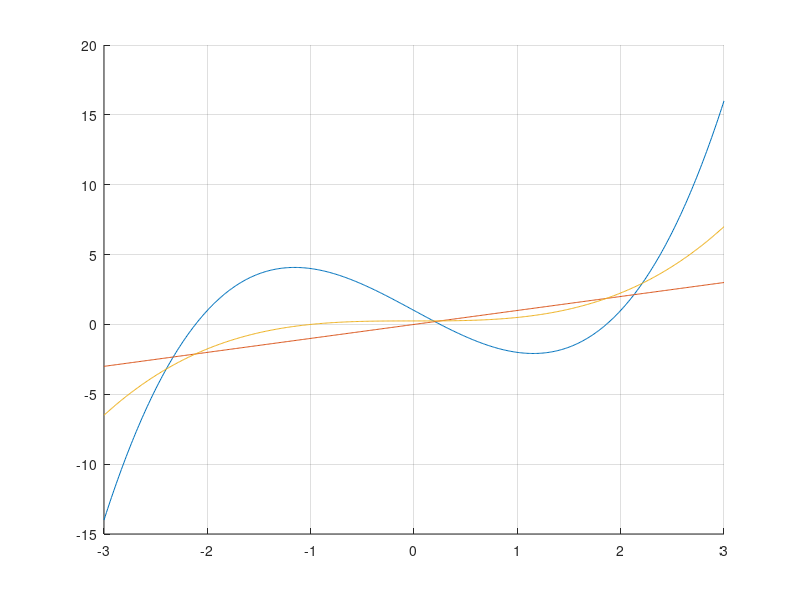

The MATLAB script that drew this image:
clear all
%close all
clc
hold on

pl = [1 0 -4 1];
x=-3:6/500:3;
y=polyval(pl,x);
%figure(1)
plot(x,y)
grid on
beta=sort(roots(pl))
%hold on


phi=[1 0 0 1]/4;
y=polyval(phi,x);
plot(x,x,x,y)
grid on

x=-2;
eps = 1e-10;
max=8;
for i=1:max
    xs=x;
    x=polyval(phi,x);
    er1(i)=abs(x-xs)/abs(x);
    er2(i)=abs(x-beta(2))/abs(xs-beta(2));
    if(er1<eps) 
        %break
    end
end

disp(sprintf('Nb iter = %d\n',i))
disp(sprintf('e(n)  %.2e\n',er1))
disp(sprintf('e(n+1)/e(n)  %f\n',er2))
disp(sprintf('phiprim(beta2) %f\n',polyval(polyder(phi),beta(2))))
disp(sprintf(' x  = %.20g\n beta(2)= %.20g\n',x,beta(2)))


